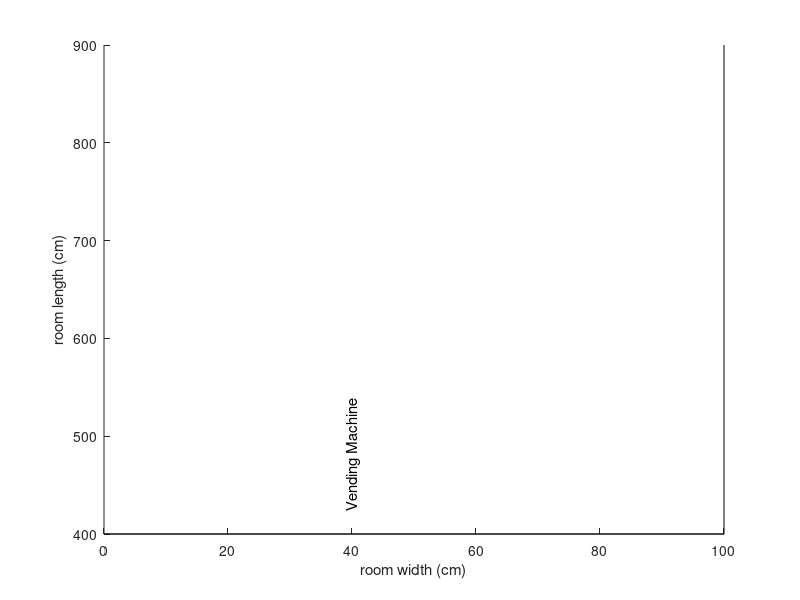

The MATLAB source for this figure:
%for hallway

line([0 100], [400 400], 'Color', 'k');
line([100 100], [400 900], 'Color', 'k');
vm = text(40, 420, '{\fontsize{15} Vending Machine}');
set(vm, 'rotation', 90);
xlabel('room width (cm)');
ylabel('room length (cm)');

%for lab
%{
line([0 100], [200 200], 'Color', 'k');
line([100 100], [0 200], 'Color', 'k');
line([280 280], [90 170], 'Color', 'k');
line([280 290], [170 170], 'Color', 'k');
line([290 290], [170 190], 'Color', 'k');
line([290 380], [190 190], 'Color', 'k');
line([380 380], [190 160], 'Color', 'k');
line([380 390], [160 160], 'Color', 'k');
line([390 390], [160 90], 'Color', 'k');
line([390 280], [90 90], 'Color', 'k');
line([280 280], [390 270], 'Color', 'k');
line([280 350], [270 270], 'Color', 'k');
line([350 350], [270 290], 'Color', 'k');
line([350 480], [290 290], 'Color', 'k');
text(5, 100, '{\fontsize{20} tables}');
text(300, 130, '{\fontsize{20} pillar}');
text(320, 350, '{\fontsize{20} tables}');
%}